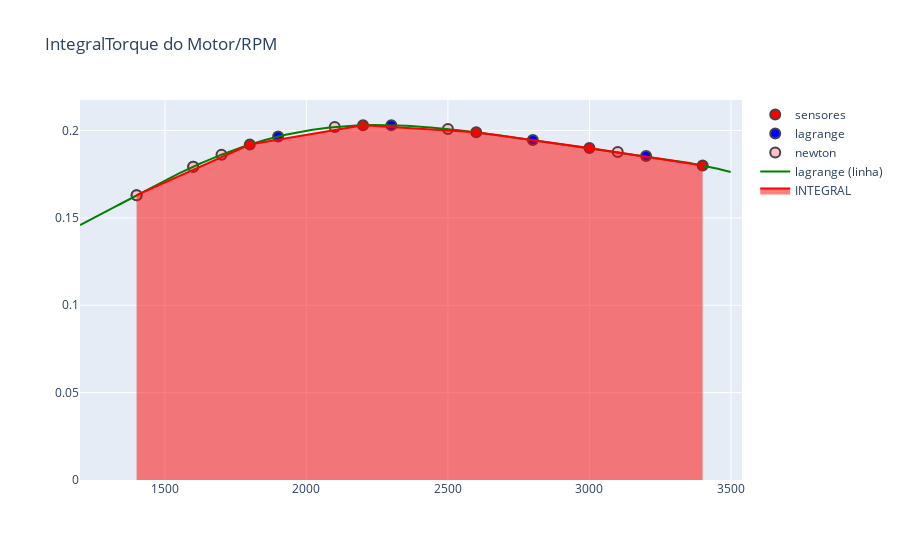

The cell this chart's notebook holds for it:
### Code cell
# novos valores intermediarios

rpm_torque = (1400,0.163),(1800,0.192),(2200,0.203),(2600,0.199),(3000,0.190),(3400,0.180)
new_torque = (1400,1600, 1700, 2100, 2500,3100)
lag_torque = (1600, 1900, 2300, 2800, 3200)
lagrange_torque = [(x, res_lagrange(x)) for x in lag_torque]
newton_torque = [(x, res_newton(x)) for x in new_torque]
all_torque = [(x,res_lagrange(x)) for x in range(1200, 3500)]
trapezoid = [ (1600, res_lagrange(1600)),(3400,res_lagrange(3400))]

_x1, _y1 = zip(*rpm_torque)
_x2, _y2 = zip(*lagrange_torque)
_x3, _y3 = zip(*newton_torque)
_x4, _y4 = zip(*all_torque)
_x5, _y5 = zip(*trapezoid)

fig = go.Figure(data=go.Scatter(x=_x1, y=_y1, mode='markers',marker_color='red', name='sensores'))
fig.add_trace(go.Scatter(x=_x2, y=_y2, mode='markers',marker_color='blue',name='lagrange'))
fig.add_trace(go.Scatter(x=_x3, y=_y3, mode='markers',marker_color='pink',name='newton'))
fig.add_trace(go.Scatter(x=_x4, y=_y4, mode='lines',marker_color='green', name='lagrange (linha)'))
fig.add_trace(go.Scatter(x=_x1, y=_y1, mode='lines',fill='tozeroy',marker_color='red', name='INTEGRAL'))


fig.update_traces(marker_line_width=2, marker_size=10)
fig.update_layout(title='IntegralTorque do Motor/RPM',yaxis_zeroline=False);fig.show()

### Figure 1 — Plotly figure (JSON) as saved in the notebook; plotly's stock layout.template omitted (floating-point values rounded to 4 significant figures; data arrays with more than 128 entries replaced by an {"elided": "..."} marker saying what was removed)
{"data": [{"marker": {"color": "red", "line": {"width": 2}, "size": 10}, "mode": "markers", "name": "sensores", "type": "scatter", "x": [1400, 1800, 2200, 2600, 3000, 3400], "y": [0.163, 0.192, 0.203, 0.199, 0.19, 0.18]}, {"marker": {"color": "blue", "line": {"width": 2}, "size": 10}, "mode": "markers", "name": "lagrange", "type": "scatter", "x": [1600, 1900, 2300, 2800, 3200], "y": [0.1793, 0.1966, 0.203, 0.1946, 0.1855]}, {"marker": {"color": "pink", "line": {"width": 2}, "size": 10}, "mode": "markers", "name": "newton", "type": "scatter", "x": [1400, 1600, 1700, 2100, 2500, 3100], "y": [0.163, 0.1793, 0.1862, 0.202, 0.2009, 0.1878]}, {"marker": {"color": "green", "line": {"width": 2}, "size": 10}, "mode": "lines", "name": "lagrange (linha)", "type": "scatter", "x": {"elided": "2300 int values"}, "y": {"elided": "2300 float values"}}, {"fill": "tozeroy", "marker": {"color": "red", "line": {"width": 2}, "size": 10}, "mode": "lines", "name": "INTEGRAL", "type": "scatter", "x": [1400, 1800, 2200, 2600, 3000, 3400], "y": [0.163, 0.192, 0.203, 0.199, 0.19, 0.18]}], "layout": {"title": {"text": "IntegralTorque do Motor/RPM"}, "yaxis": {"zeroline": false}}}
